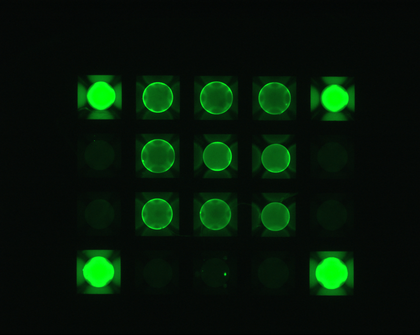
%> input picture untitled folder/Fitz cTnI Stndrd (once freeze-thawed) - 15 ng per ml/run 1/15ng_step5_PBSfinalwash_g+15_off0_expo380ms.tif, 420 x 335 px, shrunk from 1292 x 1030 before the run
$ octave demo3.m   (GNU Octave 9; MATLAB toolbox functions it lacks are replaced by stand-ins)
%> lines starting %> are read from the running program, lines starting %| are printed output that depends on the picture; in (x1, y1, x2, y2) boxes, pixels count from 0 and x2, y2 are one past the last pixel; in counts of white or black regions, pixels touching at a corner belong together; the program's own positions count from 1
### circle detect/centers_flour_demo.m

calimg = imread('15ng_step5_PBSfinalwash_g+15_off0_expo380ms.tif');
%> calimg is the input picture: size 335x420x3 uint8; mean R, G, B 5.2, 23.8, 8
 [accum, circen, cirrad] = CircularHough_Grd(calimg(:,:,2), [35  50], 5,15,1);
 centers = circen;
 centers = [centers cirrad];
 [garb sorted] = sort(centers(:,1));
 centers = centers(sorted,:);
 todelete = [];
 [ys xs] = size(calimg);
 regdiff = min([ys/6 xs/6]).^2;
 for i=1:length(centers)-1
     diffs = (centers(i,1) - centers(i+1,1)).^2 + (centers(i,2) - centers(i+1,2)).^2;
     if (diffs/regdiff < .5)
         todelete = [todelete ; i];
     end
 end
 centers = removerows(centers,todelete);
 imshow(calimg);
hold on;
for k = 1:length(centers)
    DrawCircle(centers(k,1), centers(k,2), centers(k,3), 32, '-b', 2);
end

 miny = min(centers(:,2));
 maxy = max(centers(:,2));
 ydist = (maxy - miny)/3;
 row1 = centers(find(centers(:,2)<1.1*miny),:);
 row2 = centers(find(centers(:,2)<1.1*(miny+ydist) & centers(:,2) > 1.1 * miny),:);
 row3 = centers(find(centers(:,2)<1.1*(miny+2*ydist) & centers(:,2) > 1.1 * (miny+1*ydist)),:);
 row4 = centers(find(centers(:,2)<1.1*(miny+3*ydist) & centers(:,2) > 1.1 * (miny+2*ydist)),:);

bottomright = row4(find(row4(:,1) == max(row4(:,1))),:);
meanrad = mean(centers(:,3));
topleft =  row1(find(row1(:,1) == min(row1(:,1))),:);
pause();
if(length(row1)<5)
     row1 = findmissing_demo(row1,topleft, bottomright, calimg, meanrad,0);
end
if(length(row2)<5)
     row2 = findmissing_demo(row2, topleft, bottomright, calimg, meanrad,0);
end
if(length(row3)<5)
     row3 = findmissing_demo(row3, topleft, bottomright, calimg, meanrad,0);
end
if(length(row4)<5)
     row4 = findmissing_demo(row4, topleft, bottomright, calimg, meanrad,0);
end

centers = [row1;row2;row3;row4];
figure(1);
hold on;
for k = 1:length(centers)
    DrawCircle(centers(k,1), centers(k,2), centers(k,3), 20, 'xr', 2);
end

### circle detect/CircularHough_Grd.m
function [accum, varargout] = CircularHough_Grd(img, radrange, varargin)
%> called with radrange = [35 50]
%Detect circular shapes in a grayscale image. Resolve their center
%positions and radii.
%
%  [accum, circen, cirrad, dbg_LMmask] = CircularHough_Grd(
%      img, radrange, grdthres, fltr4LM_R, multirad, fltr4accum)
%  Circular Hough transform based on the gradient field of an image.
%  NOTE:    Operates on grayscale images, NOT B/W bitmaps.
%           NO loops in the implementation of Circular Hough transform,
%               which means faster operation but at the same time larger
%               memory consumption.
%
%%%%%%%% INPUT: (img, radrange, grdthres, fltr4LM_R, multirad, fltr4accum)
%
%  img:         A 2-D grayscale image (NO B/W bitmap)
%
%  radrange:    The possible minimum and maximum radii of the circles
%               to be searched, in the format of
%               [minimum_radius , maximum_radius]  (unit: pixels)
%               **NOTE**:  A smaller range saves computational time and
%               memory.
%
%  grdthres:    (Optional, default is 10, must be non-negative)
%               The algorithm is based on the gradient field of the
%               input image. A thresholding on the gradient magnitude
%               is performed before the voting process of the Circular
%               Hough transform to remove the 'uniform intensity'
%               (sort-of) image background from the voting process.
%               In other words, pixels with gradient magnitudes smaller
%               than 'grdthres' are NOT considered in the computation.
%               **NOTE**:  The default parameter value is chosen for
%               images with a maximum intensity close to 255. For cases
%               with dramatically different maximum intensities, e.g.
%               10-bit bitmaps in stead of the assumed 8-bit, the default
%               value can NOT be used. A value of 4% to 10% of the maximum
%               intensity may work for general cases.
%
%  fltr4LM_R:   (Optional, default is 8, minimum is 3)
%               The radius of the filter used in the search of local
%               maxima in the accumulation array. To detect circles whose
%               shapes are less perfect, the radius of the filter needs
%               to be set larger.
%
% multirad:     (Optional, default is 0.5)
%               In case of concentric circles, multiple radii may be
%               detected corresponding to a single center position. This
%               argument sets the tolerance of picking up the likely
%               radii values. It ranges from 0.1 to 1, where 0.1
%               corresponds to the largest tolerance, meaning more radii
%               values will be detected, and 1 corresponds to the smallest
%               tolerance, in which case only the "principal" radius will
%               be picked up.
%
%  fltr4accum:  (Optional. A default filter will be used if not given)
%               Filter used to smooth the accumulation array. Depending
%               on the image and the parameter settings, the accumulation
%               array built has different noise level and noise pattern
%               (e.g. noise frequencies). The filter should be set to an
%               appropriately size such that it's able to suppress the
%               dominant noise frequency.
%
%%%%%%%% OUTPUT: [accum, circen, cirrad, dbg_LMmask]
%
%  accum:       The result accumulation array from the Circular Hough
%               transform. The accumulation array has the same dimension
%               as the input image.
%
%  circen:      (Optional)
%               Center positions of the circles detected. Is a N-by-2
%               matrix with each row contains the (x, y) positions
%               of a circle. For concentric circles (with the same center
%               position), say k of them, the same center position will
%               appear k times in the matrix.
%
%  cirrad:      (Optional)
%               Estimated radii of the circles detected. Is a N-by-1
%               column vector with a one-to-one correspondance to the
%               output 'circen'. A value 0 for the radius indicates a
%               failed detection of the circle's radius.
%
%  dbg_LMmask:  (Optional, for debugging purpose)
%               Mask from the search of local maxima in the accumulation
%               array.
%
%%%%%%%%% EXAMPLE #0:
%  rawimg = imread('TestImg_CHT_a2.bmp');
%  tic;
%  [accum, circen, cirrad] = CircularHough_Grd(rawimg, [15 60]);
%  toc;
%  figure(1); imagesc(accum); axis image;
%  title('Accumulation Array from Circular Hough Transform');
%  figure(2); imagesc(rawimg); colormap('gray'); axis image;
%  hold on;
%  plot(circen(:,1), circen(:,2), 'r+');
%  for k = 1 : size(circen, 1),
%      DrawCircle(circen(k,1), circen(k,2), cirrad(k), 32, 'b-');
%  end
%  hold off;
%  title(['Raw Image with Circles Detected ', ...
%      '(center positions and radii marked)']);
%  figure(3); surf(accum, 'EdgeColor', 'none'); axis ij;
%  title('3-D View of the Accumulation Array');
%
%  COMMENTS ON EXAMPLE #0:
%  Kind of an easy case to handle. To detect circles in the image whose
%  radii range from 15 to 60. Default values for arguments 'grdthres',
%  'fltr4LM_R', 'multirad' and 'fltr4accum' are used.
%
%%%%%%%%% EXAMPLE #1:
%  rawimg = imread('TestImg_CHT_a3.bmp');
%  tic;
%  [accum, circen, cirrad] = CircularHough_Grd(rawimg, [15 60], 10, 20);
%  toc;
%  figure(1); imagesc(accum); axis image;
%  title('Accumulation Array from Circular Hough Transform');
%  figure(2); imagesc(rawimg); colormap('gray'); axis image;
%  hold on;
%  plot(circen(:,1), circen(:,2), 'r+');
%  for k = 1 : size(circen, 1),
%      DrawCircle(circen(k,1), circen(k,2), cirrad(k), 32, 'b-');
%  end
%  hold off;
%  title(['Raw Image with Circles Detected ', ...
%      '(center positions and radii marked)']);
%  figure(3); surf(accum, 'EdgeColor', 'none'); axis ij;
%  title('3-D View of the Accumulation Array');
%
%  COMMENTS ON EXAMPLE #1:
%  The shapes in the raw image are not very good circles. As a result,
%  the profile of the peaks in the accumulation array are kind of
%  'stumpy', which can be seen clearly from the 3-D view of the
%  accumulation array. (As a comparison, please see the sharp peaks in
%  the accumulation array in example #0) To extract the peak positions
%  nicely, a value of 20 (default is 8) is used for argument 'fltr4LM_R',
%  which is the radius of the filter used in the search of peaks.
%
%%%%%%%%% EXAMPLE #2:
%  rawimg = imread('TestImg_CHT_b3.bmp');
%  fltr4img = [1 1 1 1 1; 1 2 2 2 1; 1 2 4 2 1; 1 2 2 2 1; 1 1 1 1 1];
%  fltr4img = fltr4img / sum(fltr4img(:));
%  imgfltrd = filter2( fltr4img , rawimg );
%  tic;
%  [accum, circen, cirrad] = CircularHough_Grd(imgfltrd, [15 80], 8, 10);
%  toc;
%  figure(1); imagesc(accum); axis image;
%  title('Accumulation Array from Circular Hough Transform');
%  figure(2); imagesc(rawimg); colormap('gray'); axis image;
%  hold on;
%  plot(circen(:,1), circen(:,2), 'r+');
%  for k = 1 : size(circen, 1),
%      DrawCircle(circen(k,1), circen(k,2), cirrad(k), 32, 'b-');
%  end
%  hold off;
%  title(['Raw Image with Circles Detected ', ...
%      '(center positions and radii marked)']);
%
%  COMMENTS ON EXAMPLE #2:
%  The circles in the raw image have small scale irregularities along
%  the edges, which could lead to an accumulation array that is bad for
%  local maxima detection. A 5-by-5 filter is used to smooth out the
%  small scale irregularities. A blurred image is actually good for the
%  algorithm implemented here which is based on the image's gradient
%  field.
%
%%%%%%%%% EXAMPLE #3:
%  rawimg = imread('TestImg_CHT_c3.bmp');
%  fltr4img = [1 1 1 1 1; 1 2 2 2 1; 1 2 4 2 1; 1 2 2 2 1; 1 1 1 1 1];
%  fltr4img = fltr4img / sum(fltr4img(:));
%  imgfltrd = filter2( fltr4img , rawimg );
%  tic;
%  [accum, circen, cirrad] = ...
%      CircularHough_Grd(imgfltrd, [15 105], 8, 10, 0.7);
%  toc;
%  figure(1); imagesc(accum); axis image;
%  figure(2); imagesc(rawimg); colormap('gray'); axis image;
%  hold on;
%  plot(circen(:,1), circen(:,2), 'r+');
%  for k = 1 : size(circen, 1),
%      DrawCircle(circen(k,1), circen(k,2), cirrad(k), 32, 'b-');
%  end
%  hold off;
%  title(['Raw Image with Circles Detected ', ...
%      '(center positions and radii marked)']);
%
%  COMMENTS ON EXAMPLE #3:
%  Similar to example #2, a filtering before circle detection works for
%  noisy image too. 'multirad' is set to 0.7 to eliminate the false
%  detections of the circles' radii.
%
%%%%%%%%% BUG REPORT:
%  This is a beta version. Please send your bug reports, comments and
%  suggestions to pengtao@glue.umd.edu . Thanks.
%
%
%%%%%%%%% INTERNAL PARAMETERS:
%  The INPUT arguments are just part of the parameters that are used by
%  the circle detection algorithm implemented here. Variables in the code
%  with a prefix 'prm_' in the name are the parameters that control the
%  judging criteria and the behavior of the algorithm. Default values for
%  these parameters can hardly work for all circumstances. Therefore, at
%  occasions, the values of these INTERNAL PARAMETERS (parameters that
%  are NOT exposed as input arguments) need to be fine-tuned to make
%  the circle detection work as expected.
%  The following example shows how changing an internal parameter could
%  influence the detection result.
%  1. Change the value of the internal parameter 'prm_LM_LoBndRa' to 0.4
%     (default is 0.2)
%  2. Run the following matlab code:
%     fltr4accum = [1 2 1; 2 6 2; 1 2 1];
%     fltr4accum = fltr4accum / sum(fltr4accum(:));
%     rawimg = imread('Frame_0_0022_portion.jpg');
%     tic;
%     [accum, circen] = CircularHough_Grd(rawimg, ...
%         [4 14], 10, 4, 0.5, fltr4accum);
%     toc;
%     figure(1); imagesc(accum); axis image;
%     title('Accumulation Array from Circular Hough Transform');
%     figure(2); imagesc(rawimg); colormap('gray'); axis image;
%     hold on; plot(circen(:,1), circen(:,2), 'r+'); hold off;
%     title('Raw Image with Circles Detected (center positions marked)');
%  3. See how different values of the parameter 'prm_LM_LoBndRa' could
%     influence the result.

%  Author:  Tao Peng
%           Department of Mechanical Engineering
%           University of Maryland, College Park, Maryland 20742, USA
%           pengtao@glue.umd.edu
%  Version: Beta        Revision: Mar. 07, 2007


%%%%%%%% Arguments and parameters %%%%%%%%%%%%%%%%%%%%%%%%%%%%%%%%%%%

% Validation of arguments
if ndims(img) ~= 2 || ~isnumeric(img),
    error('CircularHough_Grd: ''img'' has to be 2 dimensional');
end
if ~all(size(img) >= 32),
    error('CircularHough_Grd: ''img'' has to be larger than 32-by-32');
end

if numel(radrange) ~= 2 || ~isnumeric(radrange),
    error(['CircularHough_Grd: ''radrange'' has to be ', ...
        'a two-element vector']);
end
prm_r_range = sort(max( [0,0;radrange(1),radrange(2)] ));

% Parameters (default values)
prm_grdthres = 10;
prm_fltrLM_R = 8;
prm_multirad = 0.5;
func_compu_cen = true;
func_compu_radii = true;

% Validation of arguments
vap_grdthres = 1;
if nargin > (1 + vap_grdthres),
    if isnumeric(varargin{vap_grdthres}) && ...
            varargin{vap_grdthres}(1) >= 0,
        prm_grdthres = varargin{vap_grdthres}(1);
%> prm_grdthres = 5
    else
        error(['CircularHough_Grd: ''grdthres'' has to be ', ...
            'a non-negative number']);
    end
end

vap_fltr4LM = 2;    % filter for the search of local maxima
if nargin > (1 + vap_fltr4LM),
    if isnumeric(varargin{vap_fltr4LM}) && varargin{vap_fltr4LM}(1) >= 3,
        prm_fltrLM_R = varargin{vap_fltr4LM}(1);
%> prm_fltrLM_R = 15
    else
        error(['CircularHough_Grd: ''fltr4LM_R'' has to be ', ...
            'larger than or equal to 3']);
    end
end

vap_multirad = 3;
if nargin > (1 + vap_multirad),
    if isnumeric(varargin{vap_multirad}) && ...
        varargin{vap_multirad}(1) >= 0.1 && ...
        varargin{vap_multirad}(1) <= 1,
    prm_multirad = varargin{vap_multirad}(1);
%> prm_multirad = 1
    else
        error(['CircularHough_Grd: ''multirad'' has to be ', ...
            'within the range [0.1, 1]']);
    end
end

vap_fltr4accum = 4; % filter for smoothing the accumulation array
if nargin > (1 + vap_fltr4accum),
    if isnumeric(varargin{vap_fltr4accum}) && ...
            ndims(varargin{vap_fltr4accum}) == 2 && ...
            all(size(varargin{vap_fltr4accum}) >= 3),
        fltr4accum = varargin{vap_fltr4accum};
    else
        error(['CircularHough_Grd: ''fltr4accum'' has to be ', ...
            'a 2-D matrix with a minimum size of 3-by-3']);
    end
else
    % Default filter (5-by-5)
	fltr4accum = ones(5,5);
	fltr4accum(2:4,2:4) = 2;
	fltr4accum(3,3) = 6;
end

func_compu_cen = ( nargout > 1 );
func_compu_radii = ( nargout > 2 );

% Reserved parameters
dbg_on = false;      % debug information
dbg_bfigno = 4;
if nargout > 3,  dbg_on = true;  end


%%%%%%%% Building accumulation array %%%%%%%%%%%%%%%%%%%%%%%%%%%%%%%%

% Convert the image to single if it is not of
% class float (single or double)
img_is_double = isa(img, 'double');
if ~(img_is_double || isa(img, 'single')),
    imgf = single(img);
end

% Compute the gradient and the magnitude of gradient
if img_is_double,
    [grdx, grdy] = gradient(img);
else
    [grdx, grdy] = gradient(imgf);
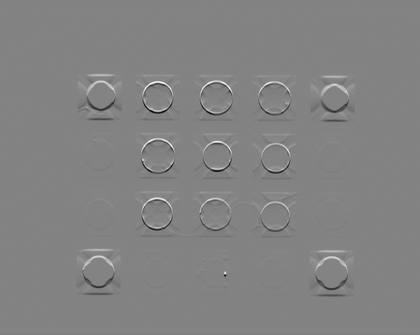
%> grdy: size 335x420 single; min -114.5, max 108, mean 0; drawn with min black and max white
end
grdmag = sqrt(grdx.^2 + grdy.^2);
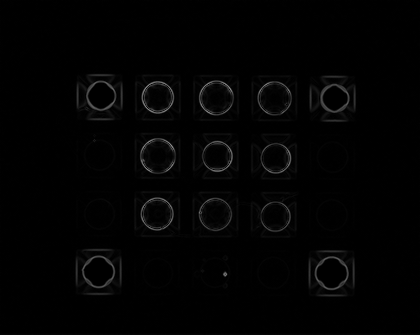
%> grdmag: size 335x420 single; min 0, max 141.9, mean 3.1

% Get the linear indices, as well as the subscripts, of the pixels
% whose gradient magnitudes are larger than the given threshold
grdmasklin = find(grdmag > prm_grdthres);
%> grdmasklin = 14866 values from 670 to 140700
[grdmask_IdxI, grdmask_IdxJ] = ind2sub(size(grdmag), grdmasklin);

% Compute the linear indices (as well as the subscripts) of
% all the votings to the accumulation array.
% The Matlab function 'accumarray' accepts only double variable,
% so all indices are forced into double at this point.
% A row in matrix 'lin2accum_aJ' contains the J indices (into the
% accumulation array) of all the votings that are introduced by a
% same pixel in the image. Similarly with matrix 'lin2accum_aI'.
rr_4linaccum = double( prm_r_range );
linaccum_dr = [ (-rr_4linaccum(2) + 0.5) : -rr_4linaccum(1) , ...
    (rr_4linaccum(1) + 0.5) : rr_4linaccum(2) ];

lin2accum_aJ = floor( ...
	double(grdx(grdmasklin)./grdmag(grdmasklin)) * linaccum_dr + ...
	repmat( double(grdmask_IdxJ)+0.5 , [1,length(linaccum_dr)] ) ...
);
lin2accum_aI = floor( ...
	double(grdy(grdmasklin)./grdmag(grdmasklin)) * linaccum_dr + ...
	repmat( double(grdmask_IdxI)+0.5 , [1,length(linaccum_dr)] ) ...
);

% Clip the votings that are out of the accumulation array
mask_valid_aJaI = ...
	lin2accum_aJ > 0 & lin2accum_aJ < (size(grdmag,2) + 1) & ...
	lin2accum_aI > 0 & lin2accum_aI < (size(grdmag,1) + 1);

mask_valid_aJaI_reverse = ~ mask_valid_aJaI;
lin2accum_aJ = lin2accum_aJ .* mask_valid_aJaI + mask_valid_aJaI_reverse;
lin2accum_aI = lin2accum_aI .* mask_valid_aJaI + mask_valid_aJaI_reverse;
clear mask_valid_aJaI_reverse;

% Linear indices (of the votings) into the accumulation array
lin2accum = sub2ind( size(grdmag), lin2accum_aI, lin2accum_aJ );

lin2accum_size = size( lin2accum );
%> lin2accum_size = [14866 30]
lin2accum = reshape( lin2accum, [numel(lin2accum),1] );
clear lin2accum_aI lin2accum_aJ;

% Weights of the votings, currently using the gradient maginitudes
% but in fact any scheme can be used (application dependent)
weight4accum = ...
    repmat( double(grdmag(grdmasklin)) , [lin2accum_size(2),1] ) .* ...
    mask_valid_aJaI(:);
clear mask_valid_aJaI;

% Build the accumulation array using Matlab function 'accumarray'
accum = accumarray( lin2accum , weight4accum );
accum = [ accum ; zeros( numel(grdmag) - numel(accum) , 1 ) ];
accum = reshape( accum, size(grdmag) );
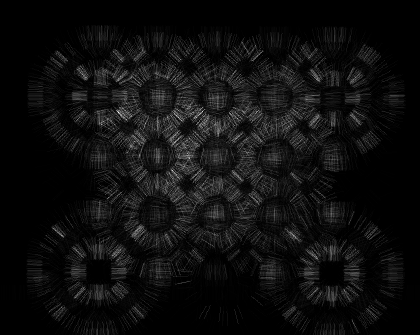
%> accum: size 335x420 double; min 0, max 1220.8, mean 69.1; drawn with min black and max white


%%%%%%%% Locating local maxima in the accumulation array %%%%%%%%%%%%

% Stop if no need to locate the center positions of circles
if ~func_compu_cen,
    return;
end
clear lin2accum weight4accum;

% Parameters to locate the local maxima in the accumulation array
% -- Segmentation of 'accum' before locating LM
prm_useaoi = true;
prm_aoithres_s = 2;
prm_aoiminsize = floor(min([ min(size(accum)) * 0.25, ...
    prm_r_range(2) * 1.5 ]));

% -- Filter for searching for local maxima
prm_fltrLM_s = 1.35;
prm_fltrLM_r = ceil( prm_fltrLM_R * 0.6 );
%> prm_fltrLM_r = 9
prm_fltrLM_npix = max([ 6, ceil((prm_fltrLM_R/2)^1.8) ]);
%> prm_fltrLM_npix = 38

% -- Lower bound of the intensity of local maxima
prm_LM_LoBndRa = 0.2;  % minimum ratio of LM to the max of 'accum'

% Smooth the accumulation array
fltr4accum = fltr4accum / sum(fltr4accum(:));
accum = filter2( fltr4accum, accum );
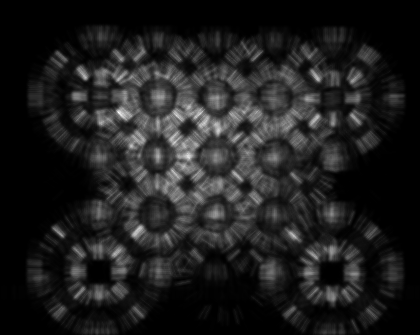
%> accum: size 335x420 double; min 0, max 566.2, mean 69.1; drawn with min black and max white

% Select a number of Areas-Of-Interest from the accumulation array
if prm_useaoi,
    % Threshold value for 'accum'
    prm_llm_thres1 = prm_grdthres * prm_aoithres_s;
%> prm_llm_thres1 = 10

    % Thresholding over the accumulation array
    accummask = ( accum > prm_llm_thres1 );
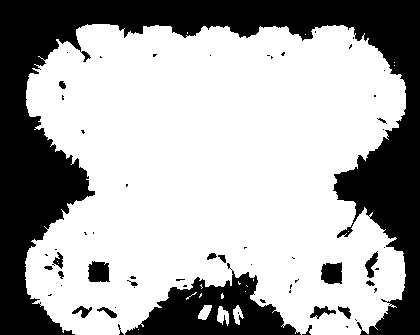
%> accummask: size 335x420 logical; 66.5% white; 60 black regions (40 under 20 px), largest, box (x1, y1, x2, y2) and area: (0, 0, 420, 335) 39375, (125, 263, 301, 335) 5762, (321, 262, 342, 284) 393

    % Segmentation over the mask
    [accumlabel, accum_nRgn] = bwlabel( accummask, 8 );
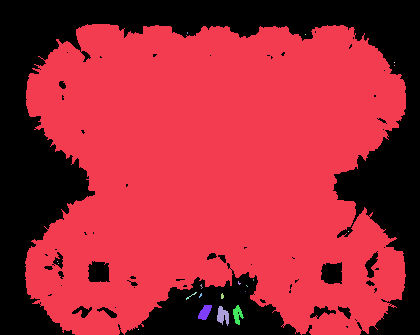
%> accumlabel: size 335x420 double; 21 distinct labels, from 0 to 20; one colour per label, 0 black
%> accum_nRgn = 20

    % Select AOIs from segmented regions
    accumAOI = ones(0,4);
    for k = 1 : accum_nRgn,
        accumrgn_lin = find( accumlabel == k );
        [accumrgn_IdxI, accumrgn_IdxJ] = ...
            ind2sub( size(accumlabel), accumrgn_lin );
        rgn_top = min( accumrgn_IdxI );
        rgn_bottom = max( accumrgn_IdxI );
        rgn_left = min( accumrgn_IdxJ );
        rgn_right = max( accumrgn_IdxJ );
        % The AOIs selected must satisfy a minimum size
        if ( (rgn_right - rgn_left + 1) >= prm_aoiminsize && ...
                (rgn_bottom - rgn_top + 1) >= prm_aoiminsize ),
            accumAOI = [ accumAOI; ...
                rgn_top, rgn_bottom, rgn_left, rgn_right ];
        end
    end
%> this loop made 20 passes
%> (rgn_top, rgn_bottom, rgn_left, rgn_right) on passes 1, 5, 7, 10, 11, 12: (25, 335, 26, 406), (293, 300, 187, 197), (306, 320, 199, 212), (307, 326, 218, 229), (294, 299, 222, 224), (306, 325, 234, 244)
else
    % Whole accumulation array as the one AOI
    accumAOI = [1, size(accum,1), 1, size(accum,2)];
end

% Thresholding of 'accum' by a lower bound
prm_LM_LoBnd = max(accum(:)) * prm_LM_LoBndRa;
%> prm_LM_LoBnd = 113.2

% Build the filter for searching for local maxima
fltr4LM = zeros(2 * prm_fltrLM_R + 1);
%> fltr4LM: size 31x31 double; every value is 0

[mesh4fLM_x, mesh4fLM_y] = meshgrid(-prm_fltrLM_R : prm_fltrLM_R);
mesh4fLM_r = sqrt( mesh4fLM_x.^2 + mesh4fLM_y.^2 );
fltr4LM_mask = ...
	( mesh4fLM_r > prm_fltrLM_r & mesh4fLM_r <= prm_fltrLM_R );
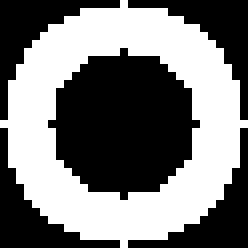
%> fltr4LM_mask: size 31x31 logical (shown 8 times larger); 47.5% white; 1 white region, box (x1, y1, x2, y2) and area: (0, 0, 31, 31) 456
fltr4LM = fltr4LM - ...
	fltr4LM_mask * (prm_fltrLM_s / sum(fltr4LM_mask(:)));
%> fltr4LM: size 31x31 double; values -0.00296 (black) and 0 (white), 52.5% white; 1 black region, box (x1, y1, x2, y2) and area: (0, 0, 31, 31) 456

if prm_fltrLM_R >= 4,
	fltr4LM_mask = ( mesh4fLM_r < (prm_fltrLM_r - 1) );
%> fltr4LM_mask: size 31x31 logical; 20.1% white; 1 white region, box (x1, y1, x2, y2) and area: (8, 8, 23, 23) 193
%> (the rest of the program and of its run is left out)
